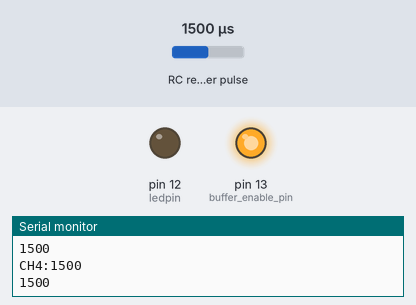
A sketch run on a simulated Arduino Uno, built with avr-gcc and run on an emulated ATmega328P. Shown: output pins drawn as LEDs (lit = HIGH), the last lines printed to the serial monitor. Wiring (inferred from the names in the program): RC receiver channel: data A3. The inputs (shaded band) are chosen by the test bench; at power-on: RC receiver pulse 1500 µs.

Above: at 1.2 s.
1.3 s: RC receiver pulse (sensor on A3) set to 1465 µs
4.0 s: RC receiver pulse (sensor on A3) set to 1444 µs
At 5.8 s:
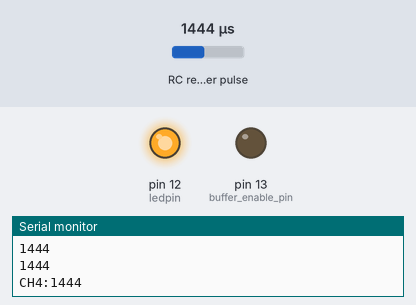
6.7 s: RC receiver pulse (sensor on A3) set to 1500 µs
At 8.5 s:
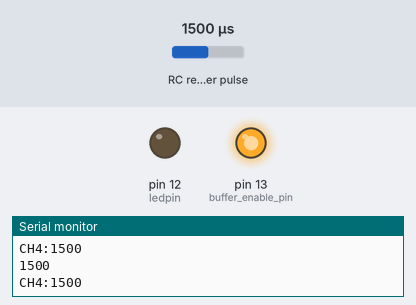
8.8 s: RC receiver pulse (sensor on A3) set to 1020 µs
At 10.9 s:
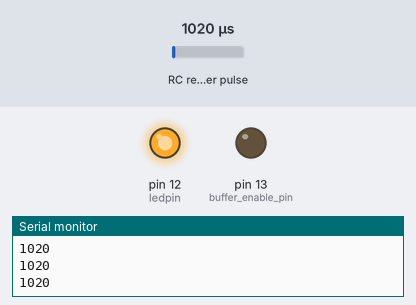
Timing chart, 0 to 12.4 s (numbered marks = the images above; inputs shaded):
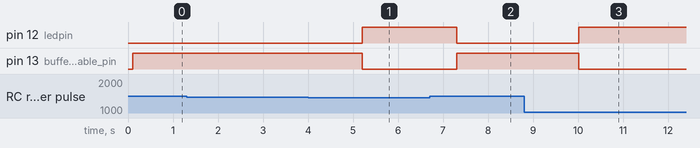

The sketch:

receiver_read.ino
```cpp
#include "EnableInterrupt.h"


#define SERIAL_PORT_SPEED 9600

#define RC_CH4_INPUT  A3

uint16_t rc_values;
uint32_t rc_start;
volatile uint16_t rc_shared;
int ledpin = 12;
int minLimit = 900;
int maxLimit = 1450;
int buffer_enable_pin = 13;

void rc_read_values() {
    noInterrupts();
    //memcpy(rc_values, (const void *)rc_shared, sizeof(rc_shared));
    rc_values=rc_shared;
    interrupts();
}

void calc_input() {
    if (digitalRead(RC_CH4_INPUT) == HIGH) {
        rc_start = micros();
    } else {
        uint16_t rc_compare = (uint16_t)(micros() - rc_start);
        rc_shared = rc_compare;
    }
}


void setup() {
    Serial.begin(SERIAL_PORT_SPEED);

    pinMode(RC_CH4_INPUT, INPUT);
    enableInterrupt(RC_CH4_INPUT, calc_input, CHANGE);
    pinMode(ledpin,OUTPUT );
    pinMode (buffer_enable_pin,OUTPUT );
}

void loop() {

    Serial.print("\nCH4:"); Serial.println(rc_values);

    bool isInLimit=true;
    for(int i=0;i<10;i++){
        delay(100);
        rc_read_values();
        Serial.println (rc_values);
        if(rc_values != constrain(rc_values, minLimit,maxLimit )){
            isInLimit=false;
            break;
        }
    }
    if(isInLimit){
        digitalWrite(ledpin, HIGH);
        digitalWrite (buffer_enable_pin, LOW);
    }else{
        digitalWrite(ledpin,LOW);
        digitalWrite (buffer_enable_pin, HIGH);
    }
    delay (500);

}
```

Measured:
- the behaviour switches between 1451 and 1450 µs on RC receiver pulse (sensor on A3) (found by bisection; images 0 and 1)
- after the input at 4.0 s, pin 12 (ledpin): LOW → HIGH after 1.2 s; pin 13 (buffer_enable_pin): HIGH → LOW after 1.2 s
- after the input at 6.7 s, pin 12 (ledpin): HIGH → LOW after 0.61 s; pin 13 (buffer_enable_pin): LOW → HIGH after 0.61 s
- after the input at 8.8 s, pin 12 (ledpin): LOW → HIGH after 1.2 s; pin 13 (buffer_enable_pin): HIGH → LOW after 1.2 s
